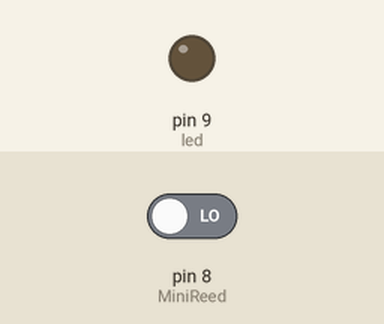
The sketch below on a simulated Arduino Uno, built with avr-gcc and run on an emulated ATmega328P. Parts: output pins drawn as LEDs (lit = HIGH). The inputs (shaded band) are chosen by the test bench; at power-on: pin 8 (MiniReed) LOW.

Above: at 1.2 s.
1.3 s: pin 8 (MiniReed) driven HIGH
At 2.4 s:
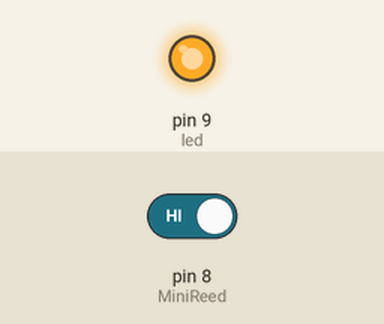
2.8 s: pin 8 (MiniReed) driven LOW
At 3.6 s:
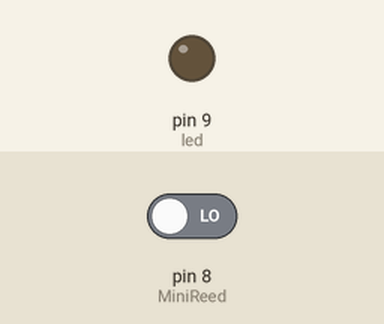
Timing chart, 0 to 5.8 s (numbered marks = the images above; inputs shaded):
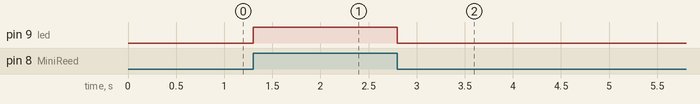

The sketch:

MINIREED.ino
```cpp
int led = 9 ;
int MiniReed = 8;

int val ;
void setup ()
{
  pinMode (led, OUTPUT);
  pinMode (MiniReed, INPUT);
}
void loop ()
{
  val = digitalRead (MiniReed) ;
  if (val == HIGH)
  {
    digitalWrite (led, HIGH);
  }
  else
  {
    digitalWrite (led, LOW);
  }
}
```

Measured:
- after the input at 1.3 s, pin 9 (led): LOW → HIGH at once
- after the input at 2.8 s, pin 9 (led): HIGH → LOW at once
